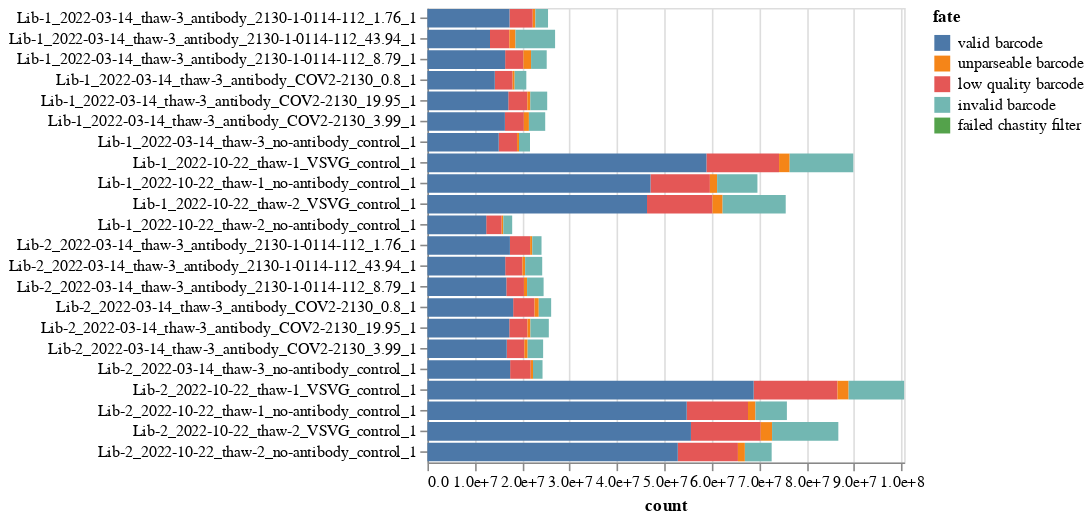

Notebook cell for this chart:
### Markdown cell above
Plot the barcode fates in an interactive plot:

### Code cell
selection_cols = [
    "exclude_after_counts",
    "antibody",
    "virus_batch",
    "sample_type",
    "date",
    "library",
]

selections = [
    alt.selection_point(
        fields=[col],
        bind=alt.binding_select(
            options=[None] + fates[col].dropna().unique().tolist(),
            labels=["all"] + [str(x) for x in fates[col].dropna().unique()],
            name=col,
        ),
    )
    for col in selection_cols
]

sample_types = barcode_runs["sample_type"].unique().tolist()

fate_chart = (
    alt.Chart(fates)
    .encode(
        x=alt.X("count", axis=alt.Axis(format=".2g"), scale=alt.Scale(nice=False)),
        y=alt.Y("library_sample", title=None),
        color=alt.Color(
            "fate",
            scale=alt.Scale(domain=sorted(fates["fate"].unique(), reverse=True)),
        ),
        order="not_valid",
        tooltip=[
            alt.Tooltip(c, format=".3g") if c == "count" else c
            for c in fates.columns
            if c not in ["valid", "not_valid", "library_sample", "sample"]
        ],
    )
    .mark_bar()
    .properties(width=300, height=alt.Step(13))
    .configure_axis(labelLimit=500)
)

for selection in selections:
    fate_chart = fate_chart.add_params(selection).transform_filter(selection)

display(fate_chart)
